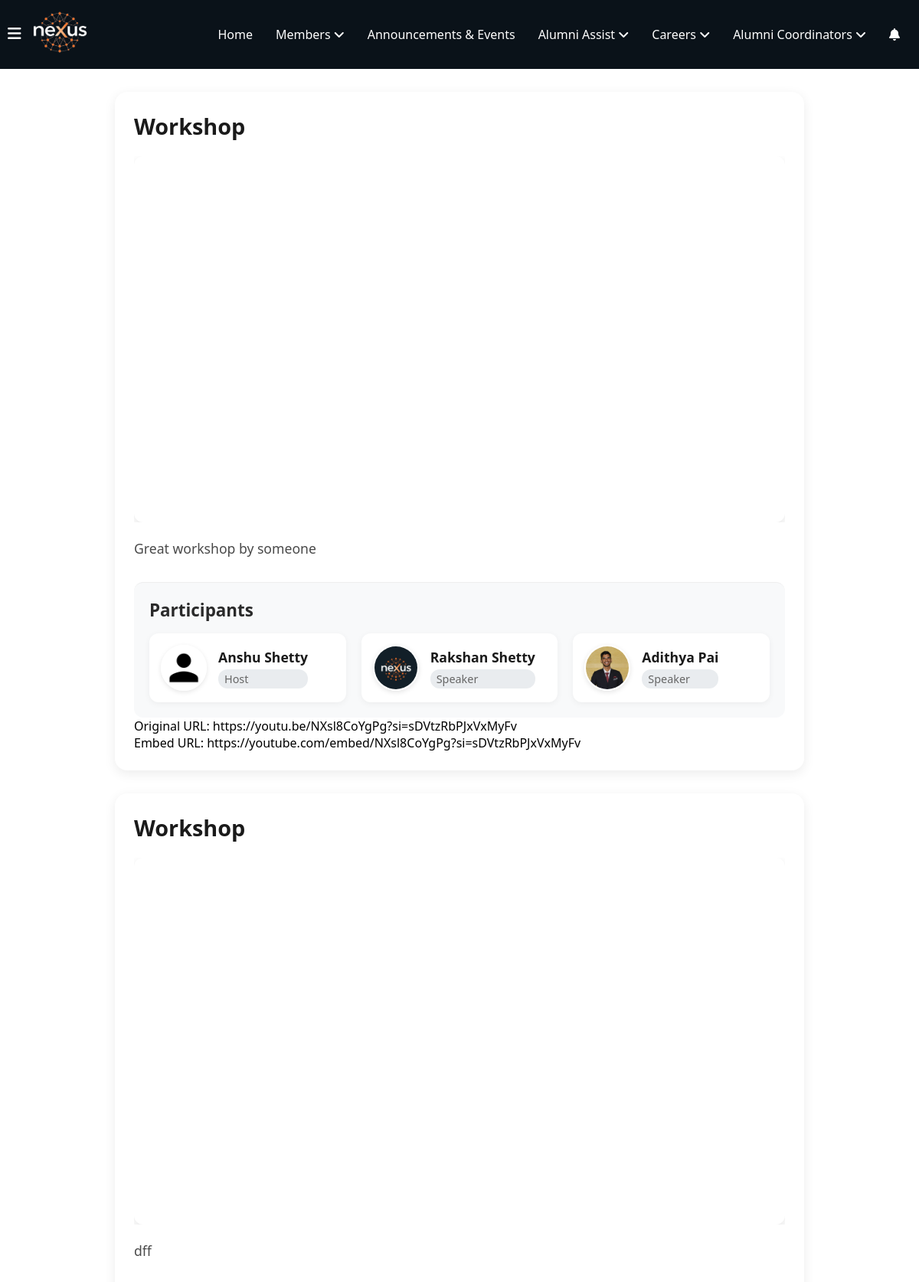
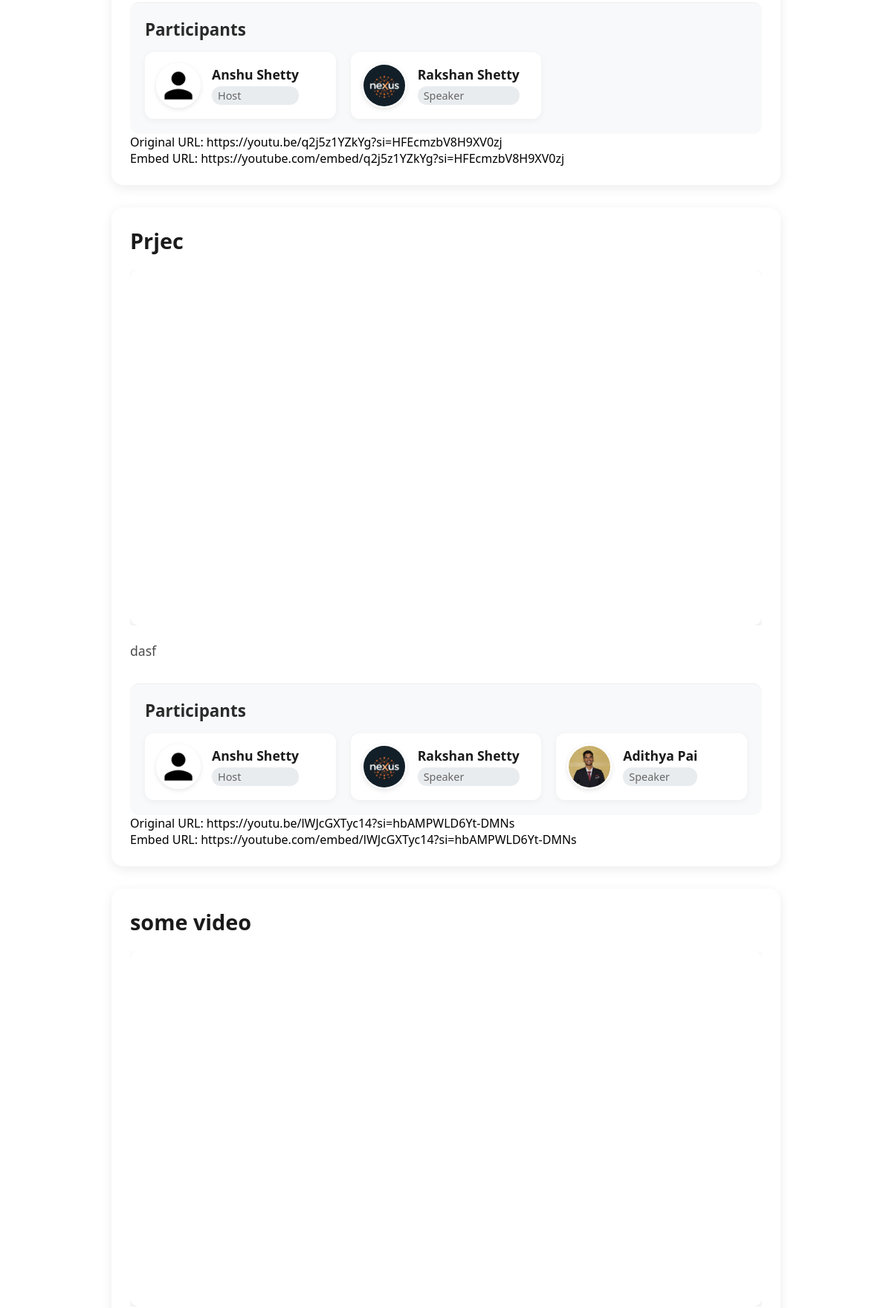
Screenshot of /podcast/videos/ (upper part) with the database file from the repository (2 pictures, top to bottom).
### podcast/models.py (models this page shows, shortened)
class Podcast(models.Model):
    title = models.CharField(max_length=255)
    youtube_url = models.URLField(max_length=500)
    description = models.TextField(blank=True, null=True)
    uploaded_at = models.DateTimeField(auto_now_add=True)  # Automatically set to now when the object is created
    hosts = models.ManyToManyField(Student, related_name="hosted_podcasts", blank=True)
    speakers = models.ManyToManyField(Alumni, related_name="spoken_podcasts", blank=True)
    def embed_url(self):
        if 'youtu.be' in self.youtube_url:
            return self.youtube_url.replace('youtu.be/', 'youtube.com/embed/')
        elif 'watch?v=' in self.youtube_url:
            return self.youtube_url.replace('watch?v=', 'embed/')
        return self.youtube_url  # In case it's already in embed format

### alumni_details/models.py (models this page shows, shortened)
class Student(models.Model):
    student_id = models.AutoField(primary_key=True)
    user = models.OneToOneField(User, on_delete=models.CASCADE, related_name="student_profile")
    first_name = models.CharField(max_length=100)
    last_name = models.CharField(max_length=100)
    batch = models.CharField(max_length=10)
    email = models.EmailField(unique=True)
    usn = models.CharField(max_length=20, unique=True)

class Alumni(models.Model):
    alumni_id = models.AutoField(primary_key=True)
    user = models.OneToOneField(User, on_delete=models.CASCADE, related_name="alumni_profile")
    first_name = models.CharField(max_length=100, db_index=True)
    last_name = models.CharField(max_length=100, db_index=True)
    phone_number = models.CharField(max_length=15, blank=True, null=True)  # Allows optional phone number
    graduation_year = models.IntegerField(db_index=True)  # Added index for graduation year
    location = models.CharField(max_length=255, blank=True, null=True)  # Optional location
    job_location=models.CharField(max_length=255,blank=True,null=True,db_index=True)
    profile_picture = models.ImageField(upload_to='photos/', blank=True, null=True, default='photos/default.png', validators=[validate_image_size])  # Add validator here
    batch = models.CharField(max_length=10)
    usn = models.CharField(max_length=20, unique=True)
    linkedin_url = models.URLField(max_length=255, blank=True, null=True)  # Optional LinkedIn URL
    facebook_url = models.URLField(max_length=255, blank=True, null=True)  # Optional Facebook URL
    instagram_url = models.URLField(max_length=255, blank=True, null=True)  # Optional Instagram URL
    twitter_url = models.URLField(max_length=255, blank=True, null=True)  # Optional Twitter URL
    youtube_url = models.URLField(max_length=255, blank=True, null=True)  # Optional YouTube URL
    current_position = models.CharField(max_length=255, db_index=True, null=True)
    branch = models.CharField(max_length=100, db_index=True)  # Added index for branch
    company_name = models.CharField(max_length=255, db_index=True, null=True)  # Added index for company name
    bio = models.TextField(blank=True, null=True)  # Optional bio
    achievements = models.TextField(blank=True, null=True)  # Optional achievements
    dob = models.DateField()
    is_alumni = models.BooleanField(default=True)
    personal_email = models.EmailField(blank=True, null=True, unique=True)  # Add personal email field
    profile_views = models.IntegerField(default=generate_random_views)  # Random views between 1-10
    uuid = models.UUIDField(default=uuid.uuid4, editable=False, unique=True)
    class Meta:
        indexes = [
            models.Index(fields=['first_name']),
            models.Index(fields=['last_name']),
            models.Index(fields=['current_position']),
            models.Index(fields=['graduation_year']),  # Index for faster filtering by graduation year
            models.Index(fields=['branch']),  # Index for faster filtering by branch
            models.Index(fields=['company_name']),  # Index for faster filtering by company name
            models.Index(fields=['job_location'])
        ]

### podcast/views.py (the view)
# urls.py: path('podcast/',include("podcast.urls")),
def podcast(request):
    podcasts = Podcast.objects.all()
    context = {
        'podcasts': podcasts,
        'debug': settings.DEBUG  # This will show debug info only in development
    }
    return render(request, 'podcast/video.html', context)

### notifications/context_processors.py (called while the page is built)
def notification_count(request):
    if request.user.is_authenticated:
        unread_count = Notification.objects.filter(
            recipient=request.user,
            viewed=False
        ).count()
        return {'unread_notifications_count': unread_count}
    return {'unread_notifications_count': 0}

### podcast/templates/podcast/video.html (shortened to what this page needs)
{% extends 'home/layout.html' %}
{% load static %}
{% block content %}
<div class="container">
    {% for podcast in podcasts %}
        <div class="video-container">
            <h2 class="video-title">{{ podcast.title }}</h2>
            <div class="video-wrapper">
                <iframe
                    src="{{ podcast.embed_url }}"
                    title="{{ podcast.title }}"
                    frameborder="0"
                    allow="accelerometer; autoplay; clipboard-write; encrypted-media; gyroscope; picture-in-picture; web-share; fullscreen"
                    allowfullscreen
                    loading="lazy">
                </iframe>
            </div>
            <p class="video-description">{{ podcast.description }}</p>
            <div class="participants-section">
                <h3>Participants</h3>
                <div class="participant-list">
                    {% for participant in podcast.hosts.all %}
                        <div class="participant-card">
                            {% if participant.profile_picture %}
                                <img src="{{ participant.profile_picture.url }}" alt="{{ participant.first_name }} {{ participant.last_name }}" class="participant-image">
                            {% else %}
                                <img src="{% static 'home/assets/default-profile.png' %}" alt="Default Profile" class="participant-image">
                            {% endif %}
                            <div class="participant-info">
                                <span class="participant-name">{{ participant.first_name }} {{ participant.last_name }}</span>
                                <span class="participant-role">Host</span>
                            </div>
                        </div>
                    {% endfor %}
                    {% for participant in podcast.speakers.all %}
                        <a href="{% url 'public_alumni_profile' participant.uuid %}" class="alumni-profile">
                            <div class="participant-card">
                                {% if participant.profile_picture %}
                                    <img src="{{ participant.profile_picture.url }}" alt="{{ participant.first_name }} {{ participant.last_name }}" class="participant-image">
                                {% else %}
                                    <img src="{% static 'images/default-profile.png' %}" alt="Default Profile" class="participant-image">
                                {% endif %}
                                <div class="participant-info">
                                    <span class="participant-name">{{ participant.first_name }} {{ participant.last_name }}</span>
                                    <span class="participant-role">Speaker</span>
                                </div>
                            </div>
                        </a>
                    {% endfor %}
                </div>
            </div>
            {% if debug %}
                <div class="debug-info">
                    <p>Original URL: {{ podcast.youtube_url }}</p>
                    <p>Embed URL: {{ podcast.embed_url }}</p>
                </div>
            {% endif %}
        </div>
    {% empty %}
        <div class="video-container">
            <p>No videos available.</p>
        </div>
    {% endfor %}
</div>
{% endblock %}

### home/static/home/navbar.css (style rules this page uses)
* { margin: 0; padding: 0; box-sizing: border-box; font-family: 'Segoe UI', Tahoma, Geneva, Verdana, sans-serif; }
a { text-decoration: none; color: white; }

### podcast/templates/podcast/video.html (style rules this page uses)
.video-wrapper { position: relative; padding-bottom: 56.25%; height: 0; overflow: hidden; margin-bottom: 20px; }
.video-wrapper iframe { position: absolute; top: 0; left: 0; width: 100%; height: 100%; border-radius: 12px; box-shadow: 0 4px 12px rgba(0,0,0,0.1); }
.video-container { max-width: 900px; margin: 30px auto; padding: 25px; background: #fff; border-radius: 16px; box-shadow: 0 4px 15px rgba(0,0,0,0.08); }
.video-title { margin-bottom: 20px; color: #1a1a1a; font-size: 1.8em; font-weight: 600; }
.video-description { margin: 20px 0; color: #4a4a4a; line-height: 1.6; font-size: 1.1em; }
.participants-section { margin-top: 30px; padding: 20px; border-top: 1px solid #eee; background: #f8f9fa; border-radius: 12px; }
.participants-section h3 { color: #2a2a2a; font-size: 1.4em; margin-bottom: 15px; }
.participant-list { display: grid; grid-template-columns: repeat(auto-fill, minmax(250px, 1fr)); gap: 20px; margin-top: 15px; }
.participant-card { display: flex; align-items: center; padding: 15px; background: #ffffff; border-radius: 12px; box-shadow: 0 2px 8px rgba(0,0,0,0.05); transition: all 0.3s ease; }
.participant-image { width: 60px; height: 60px; border-radius: 50%; object-fit: cover; margin-right: 15px; border: 2px solid #fff; box-shadow: 0 2px 6px rgba(0,0,0,0.1); }
.participant-info { display: flex; flex-direction: column; }
.participant-name { font-weight: 600; color: #1a1a1a; font-size: 1.1em; margin-bottom: 4px; }
.participant-role { font-size: 0.9em; color: #666; background: #e9ecef; padding: 3px 8px; border-radius: 12px; display: inline-block; }
.alumni-profile { cursor: pointer; text-decoration: none; color: inherit; display: block; }

### rows the page displays
Podcast: title "Workshop", description "Great workshop by someone", youtube_url "https://youtu.be/NXsl8CoYgPg?si=sDVtzRbPJxVxMyFv", embed_url "https://youtube.com/embed/NXsl8CoYgPg?si=sDVtzRbPJxVxMyFv"
Student: first_name "Anshu", last_name "Shetty"
Alumni: profile_picture (picture), first_name "Rakshan", last_name "Shetty"
Alumni: profile_picture (picture), first_name "Adithya", last_name "Pai"
Podcast: title "Workshop", description "dff", youtube_url "https://youtu.be/q2j5z1YZkYg?si=HFEcmzbV8H9XV0zj", embed_url "https://youtube.com/embed/q2j5z1YZkYg?si=HFEcmzbV8H9XV0zj"
Podcast: title "Prjec", description "dasf", youtube_url "https://youtu.be/lWJcGXTyc14?si=hbAMPWLD6Yt-DMNs", embed_url "https://youtube.com/embed/lWJcGXTyc14?si=hbAMPWLD6Yt-DMNs"
Podcast: title "some video"
